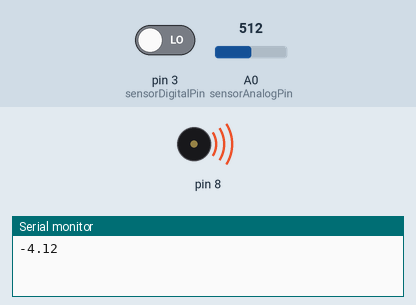
The sketch below on a simulated Arduino Uno, built with avr-gcc and run on an emulated ATmega328P. Parts: buzzer (waves = sounding), the last lines printed to the serial monitor. The test bench sets the inputs (shaded band); at power-on: pin 3 (sensorDigitalPin) LOW, A0 (sensorAnalogPin) = 512.

Above: at 0.2 s.
At 13.7 s:
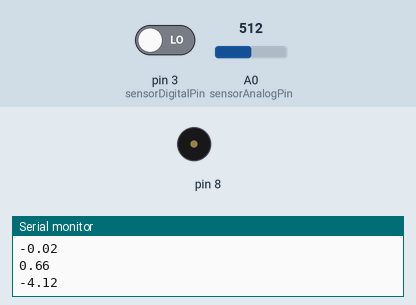
Timing chart, 0 to 15.6 s (numbered marks = the images above):
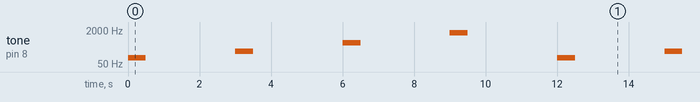

The sketch:

Sound_AbsorptionDetector.ino
```cpp
//2.13.2022

float SoundAbs;
float frequencies[] = {100, 200, 500, 1500};

int  sensorDigitalPin = 3;
int  sensorAnalogPin = A0;
float  analogValue;
int  digitalValue;


void setup() {
  Serial.begin(9600);
  pinMode(sensorDigitalPin,INPUT);
}

void loop() {
  analogValue = analogRead(sensorAnalogPin);
  digitalValue=digitalRead(sensorDigitalPin);

  for(int i = 0; i< 4; i++){
    tone(8, frequencies[i], 500);

    Serial.println(1 - analogValue/frequencies[i]);// Print out the sound absorped. a = Ea  / Ei  =  1 - Et  / Ei  where “a” is the sound absorption coefficient

    delay(3000);
  }
}
```

Measured:
- by itself, tone on pin 8: repeats every 12.0 s: silent 2.5 s, 200 Hz 0.50 s, silent 2.5 s, 500 Hz 0.50 s, silent 2.5 s, 1500 Hz 0.50 s, silent 2.5 s, 100 Hz 0.50 s
